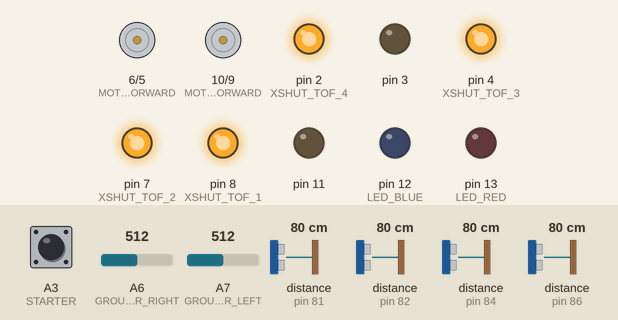
This program was run on a simulated Arduino Nano, built with avr-gcc and run on an emulated ATmega328P. Shown: motor-driver pin pairs drawn as motors (green arrow = first pin HIGH = forward, orange = second pin HIGH = backward, longer = more drive), output pins drawn as LEDs (lit = HIGH). Dashed ring = blinking. Inputs (shaded band) come from the test bench; at power-on: A3 (STARTER) LOW, A6 (GROUND_SENSOR_RIGHT) = 512, A7 (GROUND_SENSOR_LEFT) = 512, distance to the obstacle (sensors on pin 81, pin 82, pin 84, pin 86) 80 cm. Random numbers use the default seed unless the program sets one.

Above: at 0.9 s.
1.0 s: A3 (STARTER) pulled HIGH for 0.15 s
At 3.9 s:
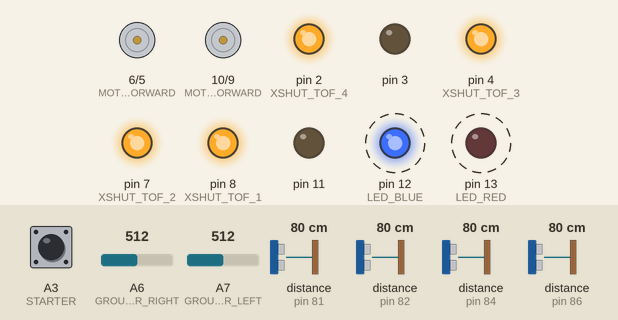
4.0 s: A3 (STARTER) pulled HIGH for 1 s
At 5.65 s:
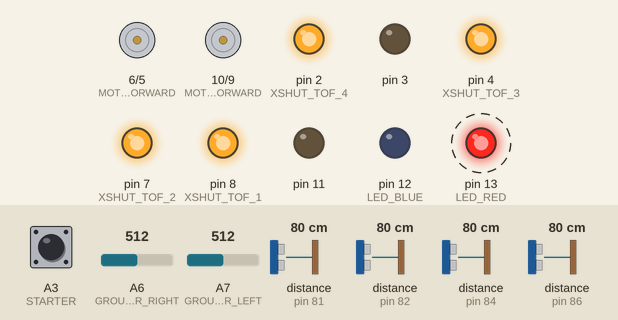
7.0 s: A3 (STARTER) pulled HIGH for 3.2 s
At 8.7 s:
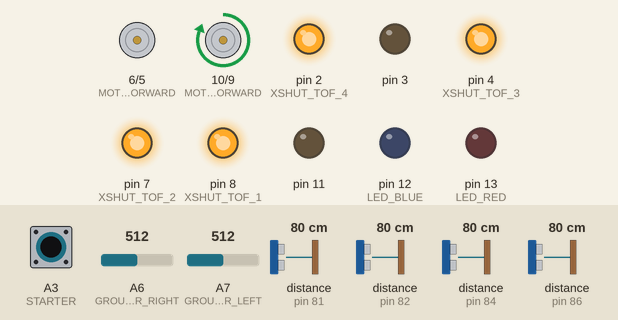
Timing chart, 0 to 17.7 s (numbered marks = the images above; inputs shaded):
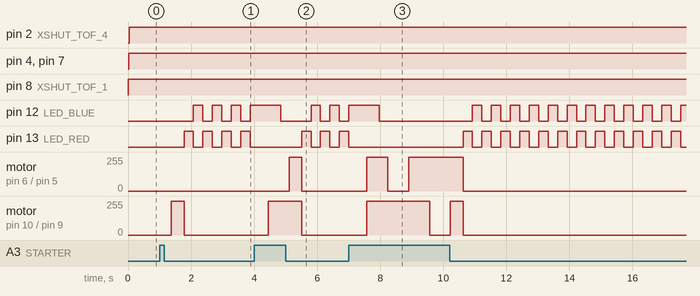

Measured:
- after the input at 1.0 s, pin 12 (LED_BLUE): alternates HIGH for 0.30 s and LOW for 0.30 s, starting after 1.1 s; pin 13 (LED_RED): alternates HIGH for 0.30 s and LOW for 0.30 s, starting after 0.78 s; motor on pin 10 (MOTOR_LEFT_FORWARD) / pin 9 (MOTOR_LEFT_BACK): stopped → forward 255/255 after 0.38 s, → stopped 0.40 s later
- after the input at 4.0 s, motor on pin 6 (MOTOR_RIGHT_FORWARD) / pin 5 (MOTOR_RIGHT_BACK): stopped → forward 255/255 after 1.1 s, → stopped 0.40 s later; motor on pin 10 (MOTOR_LEFT_FORWARD) / pin 9 (MOTOR_LEFT_BACK): stopped → forward 255/255 after 0.44 s, → stopped 1.1 s later

The program:

main.cpp
```cpp
#include <Arduino.h>
#include "state.h"
#include "tof.h"
#include "fight.h"
#include "Servo.h"

#define LEFT_PWM_VALUE 150
#define RIGHT_PWM_VALUE 150

#define LEFT_PWM_MAX 255
#define RIGHT_PWM_MAX 255


int main(void)
{
  /////////Arduino stuff//////////
  init();
#if defined(USBCON)
  USBDevice.attach();
#endif
  ////////////////////////////////
  //SETUP
  state sensorsState;
  tof tofs;
  Servo servoLeft, servoRight;
  pinModes();
  Wire.begin();
  tofs.setID();

  /*servoLeft.attach(SERVO_LEFT);
  servoRight.attach(SERVO_RIGHT);*/

  servoLeft.write(POSL0);
  servoRight.write(POSR0);

  for(int i = 0; i > 5; i++)
  {

  digitalWrite(LED_BLUE,HIGH);
  digitalWrite(LED_RED, LOW);
  delay(100);
  digitalWrite(LED_BLUE,LOW);
  digitalWrite(LED_RED, HIGH);
  delay(100);
  }

  while(!(sensorsState.readStarter()))
  {
    //if(analogRead(VOLTAGE) < MIN_VOLTAGE) voltageBlink(250,1000);
    sensorsState.sensorsRead(tofs);
    sensorsState.distSensorsTest();

  }

  //digitalWrite(LED_BLUE, HIGH);
  servoLeft.write(POSL1);
  servoRight.write(POSR1);


for(;;)
{
  while (sensorsState.readStarter())
  {
    sensorsState.sensorsRead(tofs);
    makeAMove(sensorsState, tofs, servoLeft, servoRight);
    sensorsState.distSensorsTest();
  }
  motorsTurnOff();
    digitalWrite(LED_RED,HIGH);
    digitalWrite(LED_BLUE,LOW);
    delay(300);
    digitalWrite(LED_RED,LOW);
    digitalWrite(LED_BLUE,HIGH);
    delay(300);
    ////////////Arduino stuff/////////////
    if (serialEventRun)
      serialEventRun();
    //////////////////////////////////////
  }
  return 0;
}
```

drive.h
```cpp
#pragma once
#include "state.h"

//tryby jazdy

void motorsForward(uint16_t L_pwm, uint16_t R_pwm);
void motorsForward();

void motorsBack(uint16_t L_pwm, uint16_t R_pwm);
void motorsBack();

void motorsLeftRotate();
void motorsRightRotate();

void motorsHardBrake();
void motorsTurnOff();
```

fight.h
```cpp
#pragma once
#include "setup.h"
#include "state.h"
#include "drive.h"
#include "Servo.h"

#define PWM_MAX 255
#define TIME_OF_WHITE_ROT 500
#define TIME_OF_ATTACK_ROT 500
#define TIME_OF_SEARCH_ROT 500

#define POSL0 0
#define POSL1 90
#define POSL2 180

#define POSR0 180
#define POSR1 90
#define POSR2 0

void makeAMove(state states, tof tofs, Servo& servoLeft, Servo& servoRight);
bool blackOnGround(state states, tof tofs, Servo& servoLeft, Servo& servoRight);
```

setup.h
```cpp
#pragma once
#include <Arduino.h>


//----LEDS----//
#define LED_RED 13 //PB5
#define LED_BLUE 12 //PB4

//----MOTORS----//
#define MOTOR_LEFT_FORWARD 10 //PB2
#define MOTOR_LEFT_BACK 9  //PB1

#define MOTOR_RIGHT_FORWARD 6 //PD6
#define MOTOR_RIGHT_BACK 5 //PD5

//----SERVOS----//
#define SERVO_LEFT 11 //PB3
#define SERVO_RIGHT 3 //PD3

//----TOF_XSHUTS----//
#define XSHUT_TOF_1 8 //PB0
#define XSHUT_TOF_2 7 //PD7
#define XSHUT_TOF_3 4 //PD4
#define XSHUT_TOF_4 2 //PD2

//----GROUND_SENSORS----//
#define GROUND_SENSOR_LEFT A7
#define GROUND_SENSOR_RIGHT A6

//----SWITCHES----//
#define SWITCH_1 A0
#define SWITCH_2 A1

//----STARTER----//
#define STARTER A3

//----VOLTAGE_MEASUREMENT----//
#define VOLTAGE A2
#define MIN_VOLTAGE 780 // x = 7,5 (minimal) * 10/20,,, 1023*x/5 = 770

void pinModes();
void voltageBlink(uint16_t onT, uint16_t offT);
```

state.h
```cpp
#pragma once
#include <Arduino.h>
#include "tof.h"


#define GROUND_BORDER 500
#define DIST_BORDER 255

class state
{
    uint16_t distTab[4];    //indeks: 0 = PRAWY_bok, 1 - lewy bok,  2 - lewy przod, 3  - prawy przod
    uint16_t LastDistTab[4];    //indeks: 0 = PRAWY_bok, 1 - lewy bok,  2 - lewy przod, 3  - prawy przod
    uint16_t timeMeasureDistTab[4];
    bool groundTab[2];      //indeks: 0 - PRAWY, 1 -LEWY //bool: 1 = biala linia, 0 = brak bialej linii
    bool switchTab[2];
    bool starterState;
    uint16_t distStateHolder;   //schowek na flage z tofow, patrz plik: "dist_State_Cases.png"

public:


    state();
    //~state();

    void sensorsRead(tof tof_sensors);
    void readGround();
    void readSwitch();
    bool readStarter();
    void distSensorsTest2();
    void distSensorsTest();

    void distState();   //Ustawienie "flagi" z tofow, patrz plik: "dist_State_Cases.png"

    uint16_t GetD(int index){return distTab[index];};
    uint16_t GetLD(int index){return LastDistTab[index];};

    bool GetG(int index){return groundTab[index];};
    bool GetSW(int index){return groundTab[index];};
    bool GetST(){return starterState;};
    uint16_t GetDSH(){return distStateHolder;};
};

  //distTab[0] = PRAWY_bok
  //distTab[1] - lewy bok
  //distab[2] - lewy przod
  //disTab[3]  - prawy przod
```

tof.h
```cpp
#pragma once
#include <Arduino.h>
#include "Wire.h"
#include "VL53L0X.h"
#include "setup.h"

// DEFINE ADRESSES
#define TOF_1_ADDRESS 0x52
#define TOF_2_ADDRESS 0x54
#define TOF_3_ADDRESS 0x56
#define TOF_4_ADDRESS 0x51

#define HIGH_SPEED
//#define HIGH_ACCURACY

#define TIMING_BUDGET 150
#define TIMEOUT_VALUE 100

#define ZERO_DISTANCE 2048
#define DIST 200


class tof
{
VL53L0X tofTab[4];


public:

void setID();
void readFourSensors(uint16_t *tab);
/*void tofTest(uint16_t *tab);
uint16_t readOne();
void setOne();*/
};
```

drive.cpp
```cpp
#include "drive.h"


void motorsForward(uint16_t L_pwm, uint16_t R_pwm)
{
    analogWrite(MOTOR_LEFT_FORWARD, L_pwm);
    analogWrite(MOTOR_RIGHT_FORWARD, R_pwm);
}

void motorsForward()
{
    digitalWrite(MOTOR_LEFT_FORWARD, HIGH);
    digitalWrite(MOTOR_RIGHT_FORWARD, HIGH);
}

void motorsBack(uint16_t L_pwm, uint16_t R_pwm)
{
    analogWrite(MOTOR_LEFT_BACK, L_pwm);
    analogWrite(MOTOR_RIGHT_BACK, R_pwm);
}

void motorsBack()
{
    digitalWrite(MOTOR_LEFT_BACK, HIGH);
    digitalWrite(MOTOR_RIGHT_BACK, HIGH);
}

void motorsLeftRotate()
{
    digitalWrite(MOTOR_LEFT_FORWARD, LOW);
    digitalWrite(MOTOR_RIGHT_BACK, LOW);
    digitalWrite(MOTOR_LEFT_BACK, HIGH);
    digitalWrite(MOTOR_RIGHT_FORWARD, HIGH);
}

void motorsRightRotate()
{
    digitalWrite(MOTOR_LEFT_FORWARD, HIGH);
    digitalWrite(MOTOR_RIGHT_BACK, HIGH);
}


void motorsHardBrake()
{
    digitalWrite(MOTOR_LEFT_FORWARD, HIGH);
    digitalWrite(MOTOR_RIGHT_FORWARD, HIGH);
    digitalWrite(MOTOR_LEFT_BACK, HIGH);
    digitalWrite(MOTOR_RIGHT_BACK, HIGH);
}

void motorsTurnOff()
{
    digitalWrite(MOTOR_LEFT_FORWARD, 0);
    digitalWrite(MOTOR_RIGHT_FORWARD, 0);
    digitalWrite(MOTOR_LEFT_BACK, 0);
    digitalWrite(MOTOR_RIGHT_BACK, 0);
}
```

fight.cpp
```cpp
#include "fight.h"


void makeAMove(state states, tof tofs, Servo &servoLeft, Servo &servoRight)
{
    uint16_t L_pwm, R_pwm;
    uint16_t L_dist, R_dist, L_LastDist, R_LastDist;
    uint16_t L_S_dist, R_S_dist, L_S_LastDist, R_S_LastDist; //<-- S oznacza bok
    uint16_t time0, time1;
    uint16_t  randomNumber;

    L_dist = states.GetD(3);
    R_dist = states.GetD(2);
    L_S_dist = states.GetD(1);
    R_S_dist = states.GetD(0);

    L_LastDist = states.GetLD(3);
    R_LastDist = states.GetLD(2);
    L_S_LastDist = states.GetLD(1);
    R_S_LastDist = states.GetLD(0);

    if (blackOnGround(states, tofs, servoLeft, servoRight))
    {

        switch (states.GetDSH())
        {
        case 0: // else - czyli brak wykrycia mozna dac tu cos typu szukanie przeciwnika or idk
            time0 = millis();
            randomNumber = random(3); // losowanie reakcji
            while (randomNumber == 0 && (states.GetDSH() == 0) && (millis() - time0 < TIME_OF_WHITE_ROT) && blackOnGround(states, tofs, servoLeft, servoRight) == true)
            {
                states.sensorsRead(tofs);
                motorsForward(0, PWM_MAX);
            } // reakcja skret w lewo
            while (randomNumber == 1 && (states.GetDSH() == 0) && (millis() - time0 < TIME_OF_WHITE_ROT) && blackOnGround(states, tofs, servoLeft, servoRight) == true)
            {
                states.sensorsRead(tofs);
                motorsForward(PWM_MAX, 0);
            }// reakcja skret w prawo
            while (randomNumber == 2 && (states.GetDSH() == 0) && (millis() - time0 < TIME_OF_WHITE_ROT) && blackOnGround(states, tofs, servoLeft, servoRight) == true)
            {
                states.sensorsRead(tofs);
                motorsForward(PWM_MAX, PWM_MAX);
            }// reakcja prosto
            break;

        case 1: // L_S
            time1 = millis();
            while (states.GetDSH() == 0 && states.GetDSH() == 1 && millis() - time1 < TIME_OF_SEARCH_ROT)
            {
                L_pwm = constrain((L_S_dist/* + L_S_LastDist + L_pwm  3*/), 0, 255);
                R_pwm = PWM_MAX;
                states.sensorsRead(tofs);
                motorsForward(L_pwm, R_pwm);
            }
            break;

        case 2: // L_F

            L_pwm = constrain((L_dist/* + L_LastDist + L_pwm / 3*/), 0, 255);
            R_pwm = PWM_MAX;
            motorsForward(L_pwm, R_pwm);
            break;

        case 3: // R_F

            L_pwm = PWM_MAX;
            R_pwm = constrain((R_dist/* + R_LastDist + R_pwm / 3*/), 0, 255);
            motorsForward(L_pwm, R_pwm);
            break;

        case 4: // R_S
            time1 = millis();
            while (states.GetDSH() == 0 && states.GetDSH() == 4 && millis() - time1 < TIME_OF_SEARCH_ROT)
            {
                L_pwm = PWM_MAX;
                R_pwm = constrain((R_S_dist/* + R_S_LastDist + R_pwm / 3*/), 0, 255);
                states.sensorsRead(tofs);
                motorsForward(L_pwm, R_pwm);
            }
            break;

        case 5: // R_F & L_F // najwazniejszy case jazda do przodu, jakiegos PID tu czy cos //PIZDA do przodu a nie pid!
            motorsForward(PWM_MAX, PWM_MAX);
            break;

       //case 6: // L_S & L_F
       //    // moze wyciągać srednią miedzy L_S A L_F i wrzucać na PWM?
       //    break;

       //case 7: // R_F & R_S
       //    /* code */
       //    break;

       //case 8: // L_S & L_F & R_F
       //        // tutaj mozna jakos polaczyc roznice pwmu miedzy R a L
       //    /* code */
       //    break;

       //case 9: // L_F & R_F & R_S
       //    /* code */
       //    break;

       //case 10:       // R_S & L_S & L_F & R_F
       //    /* code */ // to musi byc uznawane jako blad lub wykrycie "bezpiecznej strefy" i przeciwnika jednoczesnie
       //    break;

        default:
            // nie powinno wystapic ale jesli tak to zignoruj
            break;
        }
    }
}

bool blackOnGround(state states, tof tofs, Servo &servoLeft, Servo &servoRight)
{
    bool L_G, R_G;
    uint16_t time0;
    L_G = states.GetG(0);
    R_G = states.GetG(1);

    if (L_G == 0 && R_G == 0)
    {
        return true; // <-- nie ma bialej linii, można jechać! :)
    }
    else
    {
        if (L_G == 1 && R_G == 1) // <-- biala linia na obydwu
        {
            motorsHardBrake();
            time0 = millis();
            servoLeft.write(POSL2);
            servoRight.write(POSR2);
            while((states.GetDSH() == 0) && (millis() - time0 < TIME_OF_WHITE_ROT) )
            {
                states.sensorsRead(tofs);
                motorsLeftRotate();
            }
            servoLeft.write(POSL1);
            servoRight.write(POSR1);
            digitalWrite(MOTOR_LEFT_BACK, LOW);
        }


        if (L_G == 0 && R_G == 1) // <-- biala linia po prawej
        {
            motorsHardBrake();
            time0 = millis();
            servoLeft.write(POSL2);
            servoRight.write(POSR2);
            while ((states.GetDSH() == 0) && (millis() - time0 < TIME_OF_WHITE_ROT))
            {
                states.sensorsRead(tofs);
                motorsForward(0, PWM_MAX);
            }
            servoLeft.write(POSL1);
            servoRight.write(POSR1);
        }

        if (L_G == 1 && R_G == 0) // <-- biala linia po lewej
        {
            motorsHardBrake();
            time0 = millis();

            servoLeft.write(POSL2);
            servoRight.write(POSR2);

            while ((states.GetDSH() == 0) && (millis() - time0 < TIME_OF_WHITE_ROT))
            {
                states.sensorsRead(tofs);
                motorsForward(PWM_MAX, 0);
            }
            servoLeft.write(POSL1);
            servoRight.write(POSR1);
        }
        return false;
    }
}
```

setup.cpp
```cpp
#include "setup.h"

void pinModes() //trza na rejestry przepisać
{
  DDRB = 0b00111111;
  DDRD = 0b11111100;

}

bool VLEDState =HIGH;// initial state of LED // trzeba do wyjebac jakos bo lokalne :/ // te zmienne są do funkcji voltageBlink
long VrememberTime=0;// this is used by the code
void voltageBlink(uint16_t onT, uint16_t offT)
{

  if( VLEDState ==HIGH )
  {
      if( (millis()- VrememberTime) >= onT){
      VLEDState = LOW;// change the state of LED
      VrememberTime=millis();// remember Current millis() time
      }
  }
  else
  {
      if( (millis()- VrememberTime) >= offT){
      VLEDState =HIGH;// change the state of LED
      VrememberTime=millis();// remember Current millis() time
      }
  }

  digitalWrite(LED_RED,VLEDState);
}
```

state.cpp
```cpp
#include "state.h"


    #define R_S distTab[0]
    #define L_S  distTab[1]
    #define L_F  distTab[2]
    #define R_F  distTab[3]

    //R_S,L_S,L_F,R_F; // distances PRAWY_BOK, LEWY_BOK, LEWY_PRZOD, PRAWY_PRZOD

state::state()
{

    this->groundTab[0] = 0;
    this->groundTab[1] = 0;

    this->switchTab[0] = 0;
    this->switchTab[1] = 0;

    for(int i = 0; i < 4; i++)
    {
        this->distTab[i] = ZERO_DISTANCE;
        this->LastDistTab[i] = ZERO_DISTANCE;
    }

    this->starterState = 0;
    this->distStateHolder = 0;
}


void state::sensorsRead(tof tof_sensors)
{
    for(int i = 0; i < 4; i++){this->LastDistTab[i] = this->distTab[i];} // zapamietanie poprzednich pomiarów
    readGround();
    tof_sensors.readFourSensors(this->distTab);
    this->starterState = digitalRead(STARTER);
    this->distState();
}


void state::readGround()
{
    if(analogRead(GROUND_SENSOR_RIGHT) < GROUND_BORDER)
    {
        this->groundTab[0] = 1;
    }
    else
    {
        this->groundTab[0] = 0;
    }

    if(analogRead(GROUND_SENSOR_LEFT) < GROUND_BORDER)
    {
        this->groundTab[0] = 1;
    }
    else
    {
        this->groundTab[0] = 0;
    }
}


void state::readSwitch()
{
    this->switchTab[0] = digitalRead(SWITCH_1);
    this->switchTab[1] = digitalRead(SWITCH_2);
}

bool state::readStarter()
{
    return this->starterState = digitalRead(STARTER);

}


void state::distState() //Ustawienie "flagi" z tofow, patrz plik: "dist_State_Cases.png"
{
     //R_S,L_S,L_F,R_F; // distances PRAWY_BOK, LEWY_BOK, LEWY_PRZOD, PRAWY_PRZOD

    //if(R_S < DIST_BORDER && L_S < DIST_BORDER && L_F < DIST_BORDER && R_F < DIST_BORDER) /*wszedzie this->*/distStateHolder = 10;
//
    //else if(L_F < DIST_BORDER && R_F < DIST_BORDER && R_S < DIST_BORDER) distStateHolder = 9;
    //else if(L_S < DIST_BORDER && L_F < DIST_BORDER && R_F < DIST_BORDER) distStateHolder = 8;
//
    //else if(R_F < DIST_BORDER && R_S < DIST_BORDER ) distStateHolder = 7;
    //else if(L_S < DIST_BORDER && L_F< DIST_BORDER) distStateHolder = 6;

    /*else*/ if(R_F < DIST_BORDER && L_F < DIST_BORDER) distStateHolder = 5; //jazda do przodu

    else if(R_S < DIST_BORDER) distStateHolder = 4;
    else if(R_F < DIST_BORDER) distStateHolder = 3;
    else if(L_F < DIST_BORDER) distStateHolder = 2;
    else if(L_S < DIST_BORDER) distStateHolder = 1;
    else distStateHolder = 0;
}

void state::distSensorsTest()
{
  if(L_F < DIST_BORDER && R_F < DIST_BORDER)
  {
    digitalWrite(LED_BLUE,HIGH);
    digitalWrite(LED_RED,HIGH);
  }
  else if(L_F < DIST_BORDER)
  {
    digitalWrite(LED_BLUE,HIGH);
    digitalWrite(LED_RED,LOW);
  }
  else if(R_F < DIST_BORDER)
  {
    digitalWrite(LED_BLUE,LOW);
    digitalWrite(LED_RED,HIGH);
  }
  else
  {
    digitalWrite(LED_BLUE,LOW);
    digitalWrite(LED_RED,LOW);
  }
}

void state::distSensorsTest2()
{

  if(R_S < DIST)
    {
      digitalWrite(13,HIGH); //RED
    }
    else
    {
      digitalWrite(13,LOW);
    }


    if(L_S < DIST)
    {
      digitalWrite(12,HIGH); //BLUE
    }
    else
    {
      digitalWrite(12,LOW);
    }

    if(L_F < DIST)
    {
      digitalWrite(11,HIGH); //SERVO_LEFT
    }
    else
    {
      digitalWrite(11,LOW);
    }

    if(R_F < DIST)
    {
      digitalWrite(3,HIGH); //SERVO_RIGHT
    }
    else
    {
      digitalWrite(3,LOW);
    }

}
```

Source omitted: tof.cpp (2642 bytes)
